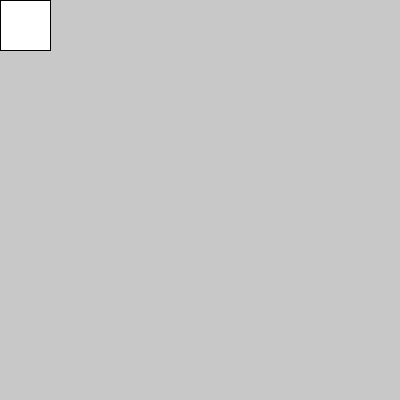
Frame 1 (no input)
Frame 60 (the mouse pressed at the canvas centre just before this capture): identical to frame 1, image omitted
Frame 120 (the mouse held since frame 60 and released just before this capture): identical to frame 1, image omitted

The Processing sketch that drew this single still picture (run headless with seeded random() and noise(); from frame 60 on, the mouse is pressed at the canvas centre):

// Processing sketch: for_4
// ── for_4.pde
int cantidad = 1;

void setup() {
  size(400, 400);
}

void draw() {
  background(200);
  dibujarGrilla(cantidad);
}

void mouseClicked(){
  cantidad++;
}

void keyPressed(){
  cantidad--;
}

// ── funciones.pde

void dibujarGrilla(int cantidad) {
  for (int j=0; j<cantidad; j++) {
    dibujarFila(j, cantidad);
  }
}

void dibujarFila(int j, int cantidad) {
  for (int i=0; i<cantidad; i++) {
    rect(i * 50, j * 50, 50, 50);
  }
}
